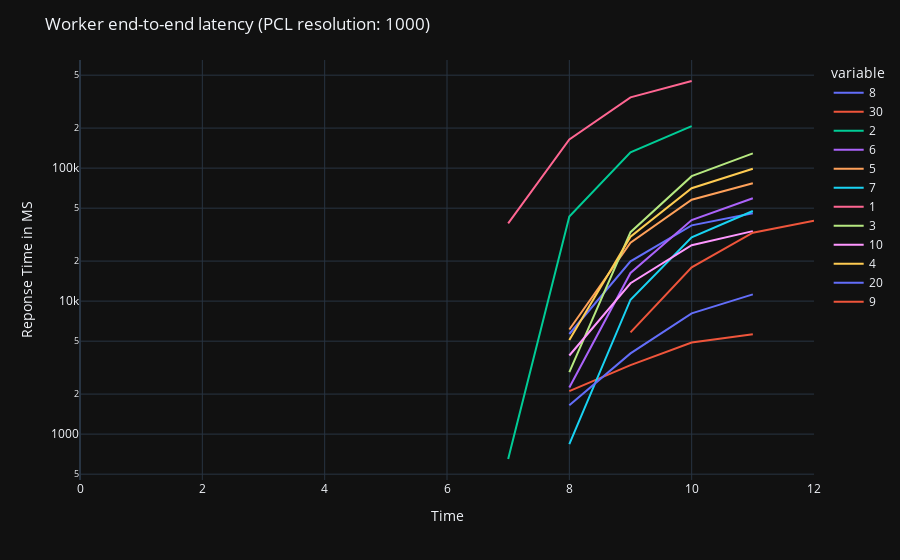
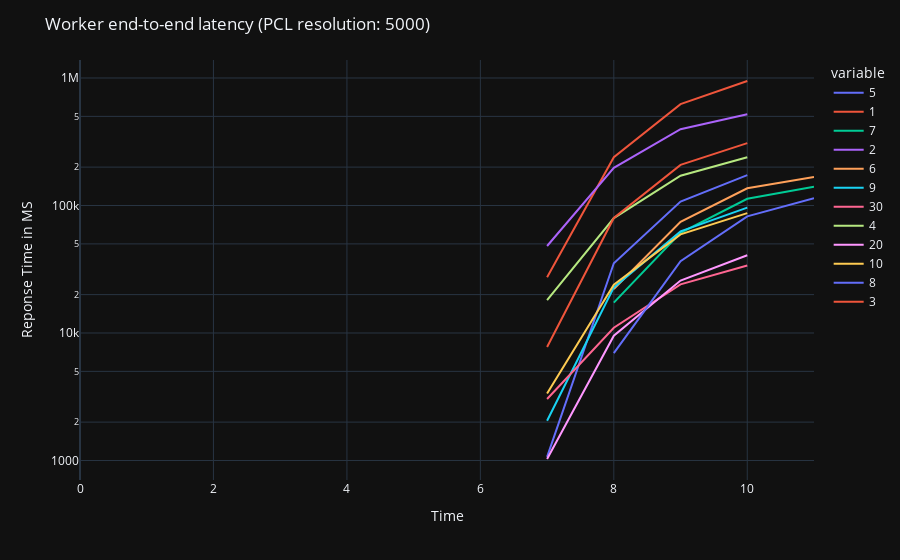
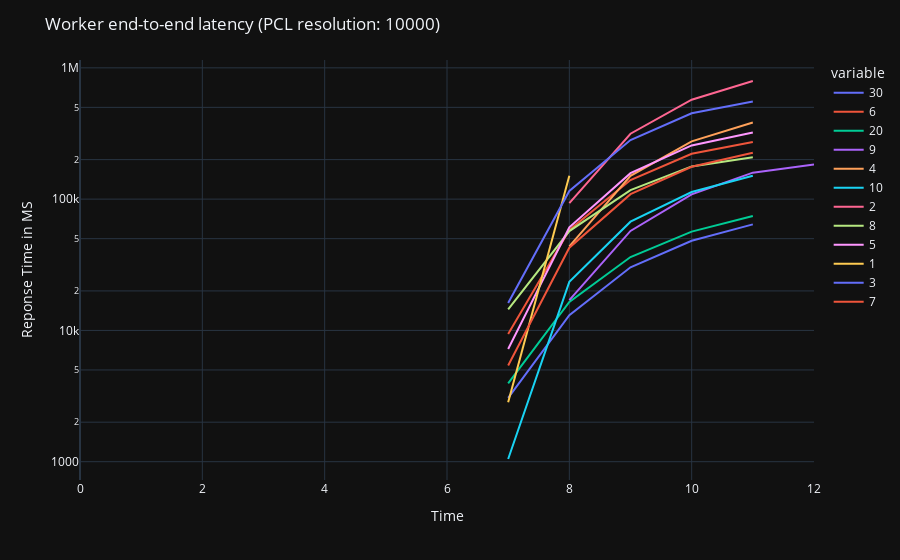

Write notebook code for charts like these, in order.
### Code cell
import plotly.express as px
from matplotlib import pyplot as plt

# Function to compute simple moving average
def moving_average(data, window_size):
    return data.rolling(window=window_size).mean()

# You can adjust the window size for different levels of smoothing
window_size = 3

for resolution in sorted(response_time.keys()):
    queue_df = pd.DataFrame.from_dict(response_time[resolution])
    fig = px.line(queue_df, x=queue_df.index, y=queue_df.columns)
    fig.update_layout(title=f'Worker end-to-end latency (PCL resolution: {resolution})', xaxis_title='Time', yaxis_title='Reponse Time in MS', yaxis_type='log')
    fig.show()

### Figure 1 — Plotly figure (JSON) as saved in the notebook; plotly's stock layout.template omitted (floating-point values rounded to 4 significant figures)
{"data": [{"hovertemplate": "variable=8<br>index=%{x}<br>value=%{y}<extra></extra>", "legendgroup": "8", "line": {"color": "#636efa", "dash": "solid"}, "marker": {"symbol": "circle"}, "mode": "lines", "name": "8", "orientation": "v", "showlegend": true, "x": [0, 1, 2, 3, 4, 5, 6, 7, 8, 9, 10, 11, 12], "xaxis": "x", "y": [1684.0, null, null, null, null, null, null, null, 5659.0, 19930.0, 37140.0, 45850.0, null], "yaxis": "y", "type": "scatter"}, {"hovertemplate": "variable=30<br>index=%{x}<br>value=%{y}<extra></extra>", "legendgroup": "30", "line": {"color": "#EF553B", "dash": "solid"}, "marker": {"symbol": "circle"}, "mode": "lines", "name": "30", "orientation": "v", "showlegend": true, "x": [0, 1, 2, 3, 4, 5, 6, 7, 8, 9, 10, 11, 12], "xaxis": "x", "y": [1843.0, null, null, null, null, null, null, null, 2103.0, 3301.0, 4880.0, 5629.0, null], "yaxis": "y", "type": "scatter"}, {"hovertemplate": "variable=2<br>index=%{x}<br>value=%{y}<extra></extra>", "legendgroup": "2", "line": {"color": "#00cc96", "dash": "solid"}, "marker": {"symbol": "circle"}, "mode": "lines", "name": "2", "orientation": "v", "showlegend": true, "x": [0, 1, 2, 3, 4, 5, 6, 7, 8, 9, 10, 11, 12], "xaxis": "x", "y": [2333.0, null, null, null, null, null, null, 650.0, 43290.0, 131400.0, 207000.0, null, null], "yaxis": "y", "type": "scatter"}, {"hovertemplate": "variable=6<br>index=%{x}<br>value=%{y}<extra></extra>", "legendgroup": "6", "line": {"color": "#ab63fa", "dash": "solid"}, "marker": {"symbol": "circle"}, "mode": "lines", "name": "6", "orientation": "v", "showlegend": true, "x": [0, 1, 2, 3, 4, 5, 6, 7, 8, 9, 10, 11, 12], "xaxis": "x", "y": [2157.0, null, null, null, null, null, null, null, 2242.0, 16280.0, 40700.0, 59400.0, null], "yaxis": "y", "type": "scatter"}, {"hovertemplate": "variable=5<br>index=%{x}<br>value=%{y}<extra></extra>", "legendgroup": "5", "line": {"color": "#FFA15A", "dash": "solid"}, "marker": {"symbol": "circle"}, "mode": "lines", "name": "5", "orientation": "v", "showlegend": true, "x": [0, 1, 2, 3, 4, 5, 6, 7, 8, 9, 10, 11, 12], "xaxis": "x", "y": [2067.0, null, null, null, null, null, null, null, 6114.0, 27470.0, 57850.0, 77070.0, null], "yaxis": "y", "type": "scatter"}, {"hovertemplate": "variable=7<br>index=%{x}<br>value=%{y}<extra></extra>", "legendgroup": "7", "line": {"color": "#19d3f3", "dash": "solid"}, "marker": {"symbol": "circle"}, "mode": "lines", "name": "7", "orientation": "v", "showlegend": true, "x": [0, 1, 2, 3, 4, 5, 6, 7, 8, 9, 10, 11, 12], "xaxis": "x", "y": [2035.0, null, null, null, null, null, null, null, 839.6, 10250.0, 30150.0, 47620.0, null], "yaxis": "y", "type": "scatter"}, {"hovertemplate": "variable=1<br>index=%{x}<br>value=%{y}<extra></extra>", "legendgroup": "1", "line": {"color": "#FF6692", "dash": "solid"}, "marker": {"symbol": "circle"}, "mode": "lines", "name": "1", "orientation": "v", "showlegend": true, "x": [0, 1, 2, 3, 4, 5, 6, 7, 8, 9, 10, 11, 12], "xaxis": "x", "y": [2176.0, null, null, null, null, null, null, 38380.0, 164600.0, 340600.0, 452000.0, null, null], "yaxis": "y", "type": "scatter"}, {"hovertemplate": "variable=3<br>index=%{x}<br>value=%{y}<extra></extra>", "legendgroup": "3", "line": {"color": "#B6E880", "dash": "solid"}, "marker": {"symbol": "circle"}, "mode": "lines", "name": "3", "orientation": "v", "showlegend": true, "x": [0, 1, 2, 3, 4, 5, 6, 7, 8, 9, 10, 11, 12], "xaxis": "x", "y": [2286.0, null, null, null, null, null, null, null, 2928.0, 32980.0, 87030.0, 129200.0, null], "yaxis": "y", "type": "scatter"}, {"hovertemplate": "variable=10<br>index=%{x}<br>value=%{y}<extra></extra>", "legendgroup": "10", "line": {"color": "#FF97FF", "dash": "solid"}, "marker": {"symbol": "circle"}, "mode": "lines", "name": "10", "orientation": "v", "showlegend": true, "x": [0, 1, 2, 3, 4, 5, 6, 7, 8, 9, 10, 11, 12], "xaxis": "x", "y": [1767.0, null, null, null, null, null, null, null, 3902.0, 13630.0, 26330.0, 33600.0, null], "yaxis": "y", "type": "scatter"}, {"hovertemplate": "variable=4<br>index=%{x}<br>value=%{y}<extra></extra>", "legendgroup": "4", "line": {"color": "#FECB52", "dash": "solid"}, "marker": {"symbol": "circle"}, "mode": "lines", "name": "4", "orientation": "v", "showlegend": true, "x": [0, 1, 2, 3, 4, 5, 6, 7, 8, 9, 10, 11, 12], "xaxis": "x", "y": [2230.0, null, null, null, null, null, null, null, 5094.0, 30520.0, 70640.0, 98950.0, null], "yaxis": "y", "type": "scatter"}, {"hovertemplate": "variable=20<br>index=%{x}<br>value=%{y}<extra></extra>", "legendgroup": "20", "line": {"color": "#636efa", "dash": "solid"}, "marker": {"symbol": "circle"}, "mode": "lines", "name": "20", "orientation": "v", "showlegend": true, "x": [0, 1, 2, 3, 4, 5, 6, 7, 8, 9, 10, 11, 12], "xaxis": "x", "y": [2072.0, null, null, null, null, null, null, null, 1649.0, 4044.0, 8098.0, 11250.0, null], "yaxis": "y", "type": "scatter"}, {"hovertemplate": "variable=9<br>index=%{x}<br>value=%{y}<extra></extra>", "legendgroup": "9", "line": {"color": "#EF553B", "dash": "solid"}, "marker": {"symbol": "circle"}, "mode": "lines", "name": "9", "orientation": "v", "showlegend": true, "x": [0, 1, 2, 3, 4, 5, 6, 7, 8, 9, 10, 11, 12], "xaxis": "x", "y": [2082.0, null, null, null, null, null, null, null, null, 5822.0, 17950.0, 32680.0, 40230.0], "yaxis": "y", "type": "scatter"}], "layout": {"xaxis": {"anchor": "y", "domain": [0.0, 1.0], "title": {"text": "Time"}}, "yaxis": {"anchor": "x", "domain": [0.0, 1.0], "title": {"text": "Reponse Time in MS"}, "type": "log"}, "legend": {"title": {"text": "variable"}, "tracegroupgap": 0}, "margin": {"t": 60}, "title": {"text": "Worker end-to-end latency (PCL resolution: 1000)"}}}

### Figure 2 — Plotly figure (JSON) as saved in the notebook; plotly's stock layout.template omitted (floating-point values rounded to 4 significant figures)
{"data": [{"hovertemplate": "variable=5<br>index=%{x}<br>value=%{y}<extra></extra>", "legendgroup": "5", "line": {"color": "#636efa", "dash": "solid"}, "marker": {"symbol": "circle"}, "mode": "lines", "name": "5", "orientation": "v", "showlegend": true, "x": [0, 1, 2, 3, 4, 5, 6, 7, 8, 9, 10, 11], "xaxis": "x", "y": [2225.0, null, null, null, null, null, null, 1068.0, 35250.0, 107300.0, 172900.0, null], "yaxis": "y", "type": "scatter"}, {"hovertemplate": "variable=1<br>index=%{x}<br>value=%{y}<extra></extra>", "legendgroup": "1", "line": {"color": "#EF553B", "dash": "solid"}, "marker": {"symbol": "circle"}, "mode": "lines", "name": "1", "orientation": "v", "showlegend": true, "x": [0, 1, 2, 3, 4, 5, 6, 7, 8, 9, 10, 11], "xaxis": "x", "y": [2623.0, null, null, null, null, null, null, 27400.0, 239100.0, 623300.0, 947400.0, null], "yaxis": "y", "type": "scatter"}, {"hovertemplate": "variable=7<br>index=%{x}<br>value=%{y}<extra></extra>", "legendgroup": "7", "line": {"color": "#00cc96", "dash": "solid"}, "marker": {"symbol": "circle"}, "mode": "lines", "name": "7", "orientation": "v", "showlegend": true, "x": [0, 1, 2, 3, 4, 5, 6, 7, 8, 9, 10, 11], "xaxis": "x", "y": [2140.0, null, null, null, null, null, null, null, 17300.0, 60950.0, 112900.0, 140600.0], "yaxis": "y", "type": "scatter"}, {"hovertemplate": "variable=2<br>index=%{x}<br>value=%{y}<extra></extra>", "legendgroup": "2", "line": {"color": "#ab63fa", "dash": "solid"}, "marker": {"symbol": "circle"}, "mode": "lines", "name": "2", "orientation": "v", "showlegend": true, "x": [0, 1, 2, 3, 4, 5, 6, 7, 8, 9, 10, 11], "xaxis": "x", "y": [2094.0, null, null, null, null, null, null, 48120.0, 197200.0, 396600.0, 519000.0, null], "yaxis": "y", "type": "scatter"}, {"hovertemplate": "variable=6<br>index=%{x}<br>value=%{y}<extra></extra>", "legendgroup": "6", "line": {"color": "#FFA15A", "dash": "solid"}, "marker": {"symbol": "circle"}, "mode": "lines", "name": "6", "orientation": "v", "showlegend": true, "x": [0, 1, 2, 3, 4, 5, 6, 7, 8, 9, 10, 11], "xaxis": "x", "y": [2736.0, null, null, null, null, null, null, null, 22160.0, 74440.0, 136500.0, 167400.0], "yaxis": "y", "type": "scatter"}, {"hovertemplate": "variable=9<br>index=%{x}<br>value=%{y}<extra></extra>", "legendgroup": "9", "line": {"color": "#19d3f3", "dash": "solid"}, "marker": {"symbol": "circle"}, "mode": "lines", "name": "9", "orientation": "v", "showlegend": true, "x": [0, 1, 2, 3, 4, 5, 6, 7, 8, 9, 10, 11], "xaxis": "x", "y": [2529.0, null, null, null, null, null, null, 2049.0, 22790.0, 62650.0, 96140.0, null], "yaxis": "y", "type": "scatter"}, {"hovertemplate": "variable=30<br>index=%{x}<br>value=%{y}<extra></extra>", "legendgroup": "30", "line": {"color": "#FF6692", "dash": "solid"}, "marker": {"symbol": "circle"}, "mode": "lines", "name": "30", "orientation": "v", "showlegend": true, "x": [0, 1, 2, 3, 4, 5, 6, 7, 8, 9, 10, 11], "xaxis": "x", "y": [1973.0, null, null, null, null, null, null, 3037.0, 10990.0, 24080.0, 33840.0, null], "yaxis": "y", "type": "scatter"}, {"hovertemplate": "variable=4<br>index=%{x}<br>value=%{y}<extra></extra>", "legendgroup": "4", "line": {"color": "#B6E880", "dash": "solid"}, "marker": {"symbol": "circle"}, "mode": "lines", "name": "4", "orientation": "v", "showlegend": true, "x": [0, 1, 2, 3, 4, 5, 6, 7, 8, 9, 10, 11], "xaxis": "x", "y": [1825.0, null, null, null, null, null, null, 18110.0, 79640.0, 171300.0, 238800.0, null], "yaxis": "y", "type": "scatter"}, {"hovertemplate": "variable=20<br>index=%{x}<br>value=%{y}<extra></extra>", "legendgroup": "20", "line": {"color": "#FF97FF", "dash": "solid"}, "marker": {"symbol": "circle"}, "mode": "lines", "name": "20", "orientation": "v", "showlegend": true, "x": [0, 1, 2, 3, 4, 5, 6, 7, 8, 9, 10, 11], "xaxis": "x", "y": [2008.0, null, null, null, null, null, null, 1027.0, 9527.0, 25780.0, 40700.0, null], "yaxis": "y", "type": "scatter"}, {"hovertemplate": "variable=10<br>index=%{x}<br>value=%{y}<extra></extra>", "legendgroup": "10", "line": {"color": "#FECB52", "dash": "solid"}, "marker": {"symbol": "circle"}, "mode": "lines", "name": "10", "orientation": "v", "showlegend": true, "x": [0, 1, 2, 3, 4, 5, 6, 7, 8, 9, 10, 11], "xaxis": "x", "y": [2181.0, null, null, null, null, null, null, 3353.0, 23920.0, 59390.0, 87080.0, null], "yaxis": "y", "type": "scatter"}, {"hovertemplate": "variable=8<br>index=%{x}<br>value=%{y}<extra></extra>", "legendgroup": "8", "line": {"color": "#636efa", "dash": "solid"}, "marker": {"symbol": "circle"}, "mode": "lines", "name": "8", "orientation": "v", "showlegend": true, "x": [0, 1, 2, 3, 4, 5, 6, 7, 8, 9, 10, 11], "xaxis": "x", "y": [1851.0, null, null, null, null, null, null, null, 6941.0, 36620.0, 82150.0, 114200.0], "yaxis": "y", "type": "scatter"}, {"hovertemplate": "variable=3<br>index=%{x}<br>value=%{y}<extra></extra>", "legendgroup": "3", "line": {"color": "#EF553B", "dash": "solid"}, "marker": {"symbol": "circle"}, "mode": "lines", "name": "3", "orientation": "v", "showlegend": true, "x": [0, 1, 2, 3, 4, 5, 6, 7, 8, 9, 10, 11], "xaxis": "x", "y": [1721.0, null, null, null, null, null, null, 7756.0, 79860.0, 208200.0, 308500.0, null], "yaxis": "y", "type": "scatter"}], "layout": {"xaxis": {"anchor": "y", "domain": [0.0, 1.0], "title": {"text": "Time"}}, "yaxis": {"anchor": "x", "domain": [0.0, 1.0], "title": {"text": "Reponse Time in MS"}, "type": "log"}, "legend": {"title": {"text": "variable"}, "tracegroupgap": 0}, "margin": {"t": 60}, "title": {"text": "Worker end-to-end latency (PCL resolution: 5000)"}}}

### Figure 3 — Plotly figure (JSON) as saved in the notebook; plotly's stock layout.template omitted (floating-point values rounded to 4 significant figures)
{"data": [{"hovertemplate": "variable=30<br>index=%{x}<br>value=%{y}<extra></extra>", "legendgroup": "30", "line": {"color": "#636efa", "dash": "solid"}, "marker": {"symbol": "circle"}, "mode": "lines", "name": "30", "orientation": "v", "showlegend": true, "x": [0, 1, 2, 3, 4, 5, 6, 7, 8, 9, 10, 11, 12], "xaxis": "x", "y": [1646.0, null, null, null, null, null, null, 3065.0, 13060.0, 30270.0, 48150.0, 64260.0, null], "yaxis": "y", "type": "scatter"}, {"hovertemplate": "variable=6<br>index=%{x}<br>value=%{y}<extra></extra>", "legendgroup": "6", "line": {"color": "#EF553B", "dash": "solid"}, "marker": {"symbol": "circle"}, "mode": "lines", "name": "6", "orientation": "v", "showlegend": true, "x": [0, 1, 2, 3, 4, 5, 6, 7, 8, 9, 10, 11, 12], "xaxis": "x", "y": [2178.0, null, null, null, null, null, null, 9375.0, 58260.0, 139800.0, 221600.0, 272200.0, null], "yaxis": "y", "type": "scatter"}, {"hovertemplate": "variable=20<br>index=%{x}<br>value=%{y}<extra></extra>", "legendgroup": "20", "line": {"color": "#00cc96", "dash": "solid"}, "marker": {"symbol": "circle"}, "mode": "lines", "name": "20", "orientation": "v", "showlegend": true, "x": [0, 1, 2, 3, 4, 5, 6, 7, 8, 9, 10, 11, 12], "xaxis": "x", "y": [1759.0, null, null, null, null, null, null, 3955.0, 16470.0, 36220.0, 56540.0, 74500.0, null], "yaxis": "y", "type": "scatter"}, {"hovertemplate": "variable=9<br>index=%{x}<br>value=%{y}<extra></extra>", "legendgroup": "9", "line": {"color": "#ab63fa", "dash": "solid"}, "marker": {"symbol": "circle"}, "mode": "lines", "name": "9", "orientation": "v", "showlegend": true, "x": [0, 1, 2, 3, 4, 5, 6, 7, 8, 9, 10, 11, 12], "xaxis": "x", "y": [2152.0, null, null, null, null, null, null, null, 16990.0, 57230.0, 108800.0, 159200.0, 183400.0], "yaxis": "y", "type": "scatter"}, {"hovertemplate": "variable=4<br>index=%{x}<br>value=%{y}<extra></extra>", "legendgroup": "4", "line": {"color": "#FFA15A", "dash": "solid"}, "marker": {"symbol": "circle"}, "mode": "lines", "name": "4", "orientation": "v", "showlegend": true, "x": [0, 1, 2, 3, 4, 5, 6, 7, 8, 9, 10, 11, 12], "xaxis": "x", "y": [1615.0, null, null, null, null, null, null, null, 43720.0, 150300.0, 275600.0, 383700.0, null], "yaxis": "y", "type": "scatter"}, {"hovertemplate": "variable=10<br>index=%{x}<br>value=%{y}<extra></extra>", "legendgroup": "10", "line": {"color": "#19d3f3", "dash": "solid"}, "marker": {"symbol": "circle"}, "mode": "lines", "name": "10", "orientation": "v", "showlegend": true, "x": [0, 1, 2, 3, 4, 5, 6, 7, 8, 9, 10, 11, 12], "xaxis": "x", "y": [1738.0, null, null, null, null, null, null, 1049.0, 23440.0, 67330.0, 113400.0, 150500.0, null], "yaxis": "y", "type": "scatter"}, {"hovertemplate": "variable=2<br>index=%{x}<br>value=%{y}<extra></extra>", "legendgroup": "2", "line": {"color": "#FF6692", "dash": "solid"}, "marker": {"symbol": "circle"}, "mode": "lines", "name": "2", "orientation": "v", "showlegend": true, "x": [0, 1, 2, 3, 4, 5, 6, 7, 8, 9, 10, 11, 12], "xaxis": "x", "y": [2301.0, null, null, null, null, null, null, null, 93380.0, 315000.0, 572000.0, 794000.0, null], "yaxis": "y", "type": "scatter"}, {"hovertemplate": "variable=8<br>index=%{x}<br>value=%{y}<extra></extra>", "legendgroup": "8", "line": {"color": "#B6E880", "dash": "solid"}, "marker": {"symbol": "circle"}, "mode": "lines", "name": "8", "orientation": "v", "showlegend": true, "x": [0, 1, 2, 3, 4, 5, 6, 7, 8, 9, 10, 11, 12], "xaxis": "x", "y": [1607.0, null, null, null, null, null, null, 14450.0, 57110.0, 117000.0, 177600.0, 208100.0, null], "yaxis": "y", "type": "scatter"}, {"hovertemplate": "variable=5<br>index=%{x}<br>value=%{y}<extra></extra>", "legendgroup": "5", "line": {"color": "#FF97FF", "dash": "solid"}, "marker": {"symbol": "circle"}, "mode": "lines", "name": "5", "orientation": "v", "showlegend": true, "x": [0, 1, 2, 3, 4, 5, 6, 7, 8, 9, 10, 11, 12], "xaxis": "x", "y": [1990.0, null, null, null, null, null, null, 7214.0, 61020.0, 157600.0, 256500.0, 321600.0, null], "yaxis": "y", "type": "scatter"}, {"hovertemplate": "variable=1<br>index=%{x}<br>value=%{y}<extra></extra>", "legendgroup": "1", "line": {"color": "#FECB52", "dash": "solid"}, "marker": {"symbol": "circle"}, "mode": "lines", "name": "1", "orientation": "v", "showlegend": true, "x": [0, 1, 2, 3, 4, 5, 6, 7, 8, 9, 10, 11, 12], "xaxis": "x", "y": [2954.0, null, null, null, null, null, null, 2839.0, 150600.0, null, null, null, null], "yaxis": "y", "type": "scatter"}, {"hovertemplate": "variable=3<br>index=%{x}<br>value=%{y}<extra></extra>", "legendgroup": "3", "line": {"color": "#636efa", "dash": "solid"}, "marker": {"symbol": "circle"}, "mode": "lines", "name": "3", "orientation": "v", "showlegend": true, "x": [0, 1, 2, 3, 4, 5, 6, 7, 8, 9, 10, 11, 12], "xaxis": "x", "y": [2416.0, null, null, null, null, null, null, 16160.0, 115300.0, 281700.0, 450500.0, 553400.0, null], "yaxis": "y", "type": "scatter"}, {"hovertemplate": "variable=7<br>index=%{x}<br>value=%{y}<extra></extra>", "legendgroup": "7", "line": {"color": "#EF553B", "dash": "solid"}, "marker": {"symbol": "circle"}, "mode": "lines", "name": "7", "orientation": "v", "showlegend": true, "x": [0, 1, 2, 3, 4, 5, 6, 7, 8, 9, 10, 11, 12], "xaxis": "x", "y": [2075.0, null, null, null, null, null, null, 5400.0, 42640.0, 109000.0, 176600.0, 225800.0, null], "yaxis": "y", "type": "scatter"}], "layout": {"xaxis": {"anchor": "y", "domain": [0.0, 1.0], "title": {"text": "Time"}}, "yaxis": {"anchor": "x", "domain": [0.0, 1.0], "title": {"text": "Reponse Time in MS"}, "type": "log"}, "legend": {"title": {"text": "variable"}, "tracegroupgap": 0}, "margin": {"t": 60}, "title": {"text": "Worker end-to-end latency (PCL resolution: 10000)"}}}
